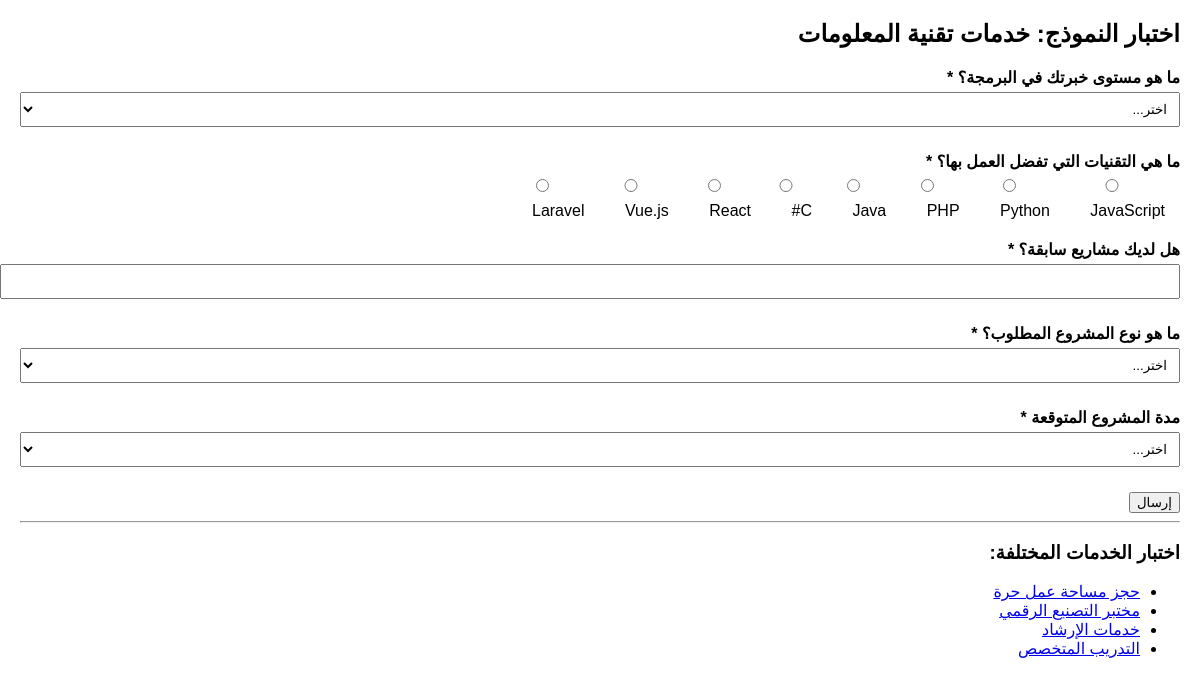
The app's page /simple_test.php with its own data.
### tables this page shows
CREATE TABLE services (
    id INT AUTO_INCREMENT PRIMARY KEY,
    name_ar VARCHAR(255) NOT NULL,
    name_en VARCHAR(255) NOT NULL,
    description_ar TEXT,
    description_en TEXT,
    is_active BOOLEAN DEFAULT TRUE,
    sort_order INT DEFAULT 0,
    created_at TIMESTAMP DEFAULT CURRENT_TIMESTAMP,
    updated_at TIMESTAMP DEFAULT CURRENT_TIMESTAMP ON UPDATE CURRENT_TIMESTAMP,
    INDEX idx_is_active (is_active),
    INDEX idx_sort_order (sort_order)
);

CREATE TABLE service_questions (
    id INT AUTO_INCREMENT PRIMARY KEY,
    service_id INT NOT NULL,
    question_text_ar TEXT NOT NULL,
    question_text_en TEXT NOT NULL,
    question_type ENUM('text', 'select', 'radio', 'textarea') NOT NULL,
    is_required BOOLEAN DEFAULT TRUE,
    is_active BOOLEAN DEFAULT TRUE,
    sort_order INT DEFAULT 0,
    created_at TIMESTAMP DEFAULT CURRENT_TIMESTAMP,
    updated_at TIMESTAMP DEFAULT CURRENT_TIMESTAMP ON UPDATE CURRENT_TIMESTAMP,
    FOREIGN KEY (service_id) REFERENCES services(id) ON DELETE CASCADE,
    INDEX idx_service_id (service_id),
    INDEX idx_question_type (question_type),
    INDEX idx_is_active (is_active),
    INDEX idx_sort_order (sort_order)
);

CREATE TABLE question_options (
    id INT AUTO_INCREMENT PRIMARY KEY,
    question_id INT NOT NULL,
    option_text_ar VARCHAR(255) NOT NULL,
    option_text_en VARCHAR(255) NOT NULL,
    is_active BOOLEAN DEFAULT TRUE,
    sort_order INT DEFAULT 0,
    created_at TIMESTAMP DEFAULT CURRENT_TIMESTAMP,
    updated_at TIMESTAMP DEFAULT CURRENT_TIMESTAMP ON UPDATE CURRENT_TIMESTAMP,
    FOREIGN KEY (question_id) REFERENCES service_questions(id) ON DELETE CASCADE,
    INDEX idx_question_id (question_id),
    INDEX idx_is_active (is_active),
    INDEX idx_sort_order (sort_order)
);

### simple_test.php (the view, shortened to what this page needs)
<?php
$service_id = isset($_GET['service_id']) ? intval($_GET['service_id']) : 1;
$pdo = getDBConnection();
$stmt = $pdo->prepare("SELECT name_ar FROM services WHERE id = ?");
$stmt->execute([$service_id]);
$service = $stmt->fetch();
$stmt = $pdo->prepare("SELECT * FROM service_questions WHERE service_id = ? AND is_active = 1 ORDER BY sort_order");
$stmt->execute([$service_id]);
$questions = $stmt->fetchAll();
?>
<!DOCTYPE html>
<html lang="ar" dir="rtl">
<head>
</head>
<body>
    <h2>اختبار النموذج: <?php echo htmlspecialchars($service['name_ar']); ?></h2>
    <form method="post" enctype="multipart/form-data">
        <?php foreach ($questions as $q): ?>
            <div class="form-group">
                <label><?php echo htmlspecialchars($q['question_text_ar']); ?><?php if ($q['is_required']) echo ' *'; ?></label>
                <?php
                switch ($q['question_type']) {
                    case 'text':
                        echo '<input type="text" name="question_' . $q['id'] . '"' . ($q['is_required'] ? ' required' : '') . '>';
                        break;
                    case 'select':
                        echo '<select name="question_' . $q['id'] . '"' . ($q['is_required'] ? ' required' : '') . '>';
                        echo '<option value="">اختر...</option>';
                        echo '</select>';
                        break;
                    case 'radio':
                        $opt_stmt = $pdo->prepare("SELECT * FROM question_options WHERE question_id = ? AND is_active = 1 ORDER BY sort_order");
                        $opt_stmt->execute([$q['id']]);
                        $options = $opt_stmt->fetchAll();
                        echo '<div class="radio-group">';
                        foreach ($options as $opt) {
                            echo '<label><input type="radio" name="question_' . $q['id'] . '" value="' . htmlspecialchars($opt['option_text_en']) . '"' . ($q['is_required'] ? ' required' : '') . '> ' . htmlspecialchars($opt['option_text_ar']) . '</label>';
                        }
                        echo '</div>';
                        break;
                }
                ?>
            </div>
        <?php endforeach; ?>
        <button type="submit">إرسال</button>
    </form>
    <hr>
    <h3>اختبار الخدمات المختلفة:</h3>
    <ul>
        <li><a href="?service_id=10">حجز مساحة عمل حرة</a></li>
        <li><a href="?service_id=11">مختبر التصنيع الرقمي</a></li>
        <li><a href="?service_id=12">خدمات الإرشاد</a></li>
        <li><a href="?service_id=13">التدريب المتخصص</a></li>
    </ul>
</body>
</html>

### simple_test.php (style rules this page uses)
body { font-family: Tahoma, Arial, sans-serif; margin: 20px; }
.form-group { margin-bottom: 15px; }
label { display: block; margin-bottom: 5px; font-weight: bold; }
input, select, textarea { width: 100%; padding: 8px; margin-bottom: 10px; }
.radio-group { margin-bottom: 10px; }
.radio-group label { display: inline-block; margin-right: 15px; font-weight: normal; }

### records on screen
services: name_ar "خدمات تقنية المعلومات"
service_questions: question_text_ar "ما هو مستوى خبرتك في البرمجة؟"
service_questions: question_text_ar "ما هي التقنيات التي تفضل العمل بها؟", is_required "☐ JavaScript", is_required "☐ Python", is_required "☐ PHP", is_required "☐ Java", is_required "☐ C#", is_required "☐ React", is_required "☐ Vue.js", is_required "☐ Laravel"
question_options: option_text_ar "JavaScript"
question_options: option_text_ar "Python"
question_options: option_text_ar "PHP"
question_options: option_text_ar "Java"
question_options: option_text_ar "C#"
question_options: option_text_ar "React"
question_options: option_text_ar "Vue.js"
question_options: option_text_ar "Laravel"
service_questions: question_text_ar "هل لديك مشاريع سابقة؟"
service_questions: question_text_ar "ما هو نوع المشروع المطلوب؟"
service_questions: question_text_ar "مدة المشروع المتوقعة"
